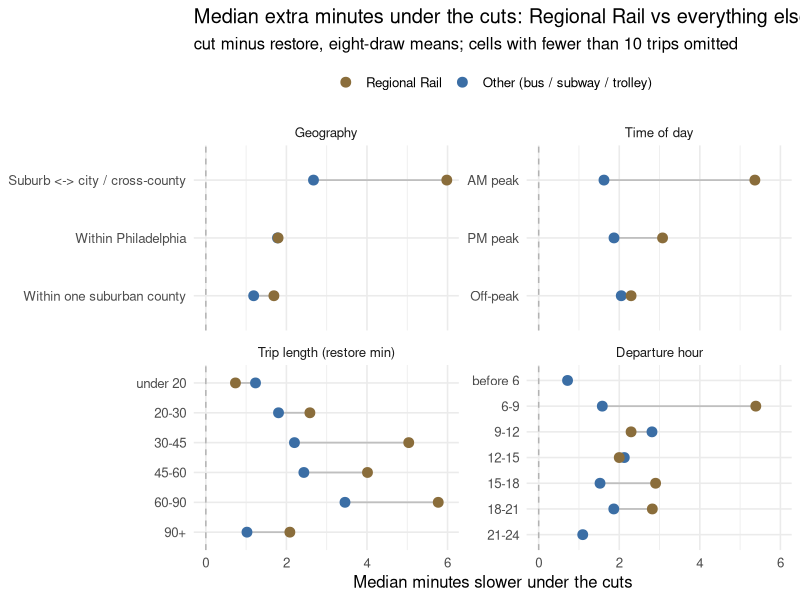

This figure's R source:
# Paths are relative to the project root (where transit-estimate.Rproj lives).
setwd(here::here())

# Regional Rail vs everything else: cut - restore, cut side by side.
#
# Input : data/transit_simple_estimates.csv          (bus / subway / trolley)
#         data/transit_regional_rail_estimates.csv   (Regional Rail)
#         data/transit_weekday_timed.csv             (for MODE and county)
# Output: tables/rail-vs-other-*.md   (markdown, pasted into report.md)
#
# Every table is the same quantity - delta = cut minus restore, on the eight-draw
# means - sliced a different way, with the two samples next to each other so the
# rail / non-rail contrast is readable without flipping between sections.

suppressPackageStartupMessages(library(data.table))

dir.create("tables", showWarnings = FALSE)

PHILA <- 42101
county_name <- c("42101" = "Philadelphia", "42091" = "Montgomery",
                 "42045" = "Delaware",     "42017" = "Bucks",
                 "42029" = "Chester")

# ---- load, keep trips routed under both scenarios ----------------------------
bus <- fread("data/transit_simple_estimates.csv")[
  !is.na(tt_cut_mean_min) & !is.na(tt_restore_mean_min)]
rail <- fread("data/transit_regional_rail_estimates.csv")[
  !is.na(tt_cut_mean_min) & !is.na(tt_restore_mean_min)]

# MODE and county are not in the slim bus table; pull them back from the
# weekday table the slim one was cut from.
wk <- fread("data/transit_weekday_timed.csv")[
  , .(record_id = RECORD_ID, mode = MODE, o_county = O_COUNTY, d_county = D_COUNTY)]
bus <- merge(bus, wk, by = "record_id", all.x = TRUE, sort = FALSE)

mode_label <- c("14" = "Bus / trolleybus", "21" = "Subway / El",
                "23" = "Trolley / light rail", "22" = "Regional Rail")

prep <- function(d, sample_label) {
  d[, `:=`(
    sample  = sample_label,
    delta   = tt_cut_mean_min - tt_restore_mean_min,
    pct     = 100 * (tt_cut_mean_min - tt_restore_mean_min) / tt_restore_mean_min,
    geo     = fifelse(o_county == PHILA & d_county == PHILA, "Within Philadelphia",
              fifelse(o_county != d_county, "Suburb <-> city / cross-county",
                      "Within one suburban county")),
    period  = c(am_peak = "AM peak", pm_peak = "PM peak",
                off_peak = "Off-peak")[peak_period],
    mode_lab = mode_label[as.character(mode)]
  )]
  d[]
}

bus  <- prep(bus,  "Other (bus / subway / trolley)")
rail <- prep(rail, "Regional Rail")

keep <- c("sample", "mode_lab", "delta", "pct", "geo", "period", "peak_period",
          "o_county", "d_county", "depart_min_of_day",
          "tt_cut_mean_min", "tt_restore_mean_min", "tt_cut_sd_min",
          "tt_restore_sd_min", "survey_travtime", "model_travtime")
all <- rbindlist(list(bus[, ..keep], rail[, ..keep]))
all[, sample := factor(sample, levels = c("Regional Rail",
                                          "Other (bus / subway / trolley)"))]

# ---- helpers ----------------------------------------------------------------
f1 <- function(x) sprintf("%.1f", x)
fs <- function(x) sprintf("%+.2f", x)   # signed, for deltas
fp <- function(x) sprintf("%.0f%%", x)

# One block of summary statistics for an arbitrary subset.
stats <- function(d) {
  list(n              = nrow(d),
       cut            = median(d$tt_cut_mean_min),
       restore        = median(d$tt_restore_mean_min),
       med_delta      = median(d$delta),
       mean_delta     = mean(d$delta),
       med_pct        = median(d$pct),
       p75            = quantile(d$delta, 0.75, names = FALSE),
       p90            = quantile(d$delta, 0.90, names = FALSE),
       share_worse    = 100 * mean(d$delta >  1),
       share_same     = 100 * mean(abs(d$delta) <= 1),
       share_better   = 100 * mean(d$delta < -1),
       share_gt5      = 100 * mean(d$delta >  5),
       share_gt10     = 100 * mean(d$delta > 10),
       share_gt20     = 100 * mean(d$delta > 20))
}

# Two samples side by side within each level of `by`; `by` may be NULL for a
# single all-trips row.
side_by_side <- function(d, by, cols, header, order_levels = NULL) {
  lv <- if (is.null(by)) "All trips" else {
    if (!is.null(order_levels)) order_levels else sort(unique(d[[by]]))
  }
  rows <- character()
  for (l in lv) {
    sub <- if (is.null(by)) d else d[get(by) == l]
    cells <- character()
    for (s in levels(d$sample)) {
      ss <- sub[sample == s]
      cells <- c(cells, if (nrow(ss) == 0) rep("--", length(cols)) else
                        vapply(cols, function(f) f(stats(ss)), character(1)))
    }
    rows <- c(rows, paste0("| ", l, " | ", paste(cells, collapse = " | "), " |"))
  }
  c(header, rows, "")
}

# column recipes ---------------------------------------------------------------
c_n     <- function(s) format(s$n, big.mark = ",")
c_med   <- function(s) fs(s$med_delta)
c_mean  <- function(s) fs(s$mean_delta)
c_pct   <- function(s) sprintf("%+.1f%%", s$med_pct)
c_cut   <- function(s) f1(s$cut)
c_res   <- function(s) f1(s$restore)

md <- character()
add <- function(...) md <<- c(md, ...)

add("<!-- generated by 07-compare-rail-vs-bus.R - do not edit by hand -->", "")

# ---- Table A: the headline, with the spread of outcomes ---------------------
add("### Table A. Regional Rail vs everything else, side by side", "",
    "| Measure | Regional Rail | Other (bus / subway / trolley) | Rail minus other |",
    "|---|---|---|---|")
rl <- all[sample == "Regional Rail"]; ot <- all[sample != "Regional Rail"]
rowAB <- function(lab, f, g = function(a, b) fs(a - b), num = identity) {
  a <- f(rl); b <- f(ot)
  add(sprintf("| %s | %s | %s | %s |", lab, num(a), num(b), g(a, b)))
}
rowAB("Trips routed under both", function(d) nrow(d),
      function(a, b) "--", function(x) format(x, big.mark = ","))
rowAB("Median time, cut",      function(d) median(d$tt_cut_mean_min),     num = f1)
rowAB("Median time, restore",  function(d) median(d$tt_restore_mean_min), num = f1)
rowAB("Median delta",          function(d) median(d$delta),               num = fs)
rowAB("Mean delta",            function(d) mean(d$delta),                 num = fs)
rowAB("Median delta, % of restore time", function(d) median(d$pct),
      function(a, b) sprintf("%+.1f pp", a - b), function(x) sprintf("%+.1f%%", x))
rowAB("75th pct delta", function(d) quantile(d$delta, .75, names = FALSE), num = fs)
rowAB("90th pct delta", function(d) quantile(d$delta, .90, names = FALSE), num = fs)
rowAB("Share > 5 min slower",  function(d) 100 * mean(d$delta > 5),  function(a, b) sprintf("%+.0f pp", a - b), fp)
rowAB("Share > 10 min slower", function(d) 100 * mean(d$delta > 10), function(a, b) sprintf("%+.0f pp", a - b), fp)
rowAB("Share > 20 min slower", function(d) 100 * mean(d$delta > 20), function(a, b) sprintf("%+.0f pp", a - b), fp)
rowAB("Share faster by > 1 min under cuts", function(d) 100 * mean(d$delta < -1),
      function(a, b) sprintf("%+.0f pp", a - b), fp)
rowAB("Share faster at all under cuts", function(d) 100 * mean(d$delta < 0),
      function(a, b) sprintf("%+.0f pp", a - b), fp)
rowAB("Median within-trip SD, cut", function(d) median(d$tt_cut_sd_min, na.rm = TRUE), num = f1)
add("")

wt <- wilcox.test(delta ~ sample, data = all)
kt <- ks.test(rl$delta, ot$delta)
add(sprintf(paste("Mann-Whitney on the two delta distributions: W = %s, p = %s.",
                  "Two-sample KS: D = %.3f, p = %s."),
            format(unname(wt$statistic), big.mark = ","),
            format.pval(wt$p.value, digits = 2, eps = 1e-10),
            unname(kt$statistic),
            format.pval(kt$p.value, digits = 2, eps = 1e-10)), "")

# ---- Table B: percentiles of the delta, side by side ------------------------
add("### Table B. Distribution of the per-trip delta", "",
    "| Percentile of delta | Regional Rail | Other | Rail minus other |",
    "|---|---|---|---|")
for (q in c(.05, .10, .25, .50, .75, .90, .95, .99)) {
  a <- quantile(rl$delta, q, names = FALSE); b <- quantile(ot$delta, q, names = FALSE)
  add(sprintf("| %s | %s | %s | %s |",
              if (q == .5) "**50th (median)**" else paste0(q * 100, "th"),
              fs(a), fs(b), fs(a - b)))
}
add(sprintf("| IQR width | %s | %s | %s |",
            f1(IQR(rl$delta)), f1(IQR(ot$delta)), fs(IQR(rl$delta) - IQR(ot$delta))), "")

# ---- Table C: direction of change ------------------------------------------
add("### Table C. Direction of the change, per trip", "",
    "| Outcome under the cuts | Regional Rail | Other |",
    "|---|---|---|")
buckets <- list("More than 20 min slower" = function(x) x > 20,
                "10 to 20 min slower"     = function(x) x > 10 & x <= 20,
                "5 to 10 min slower"      = function(x) x > 5  & x <= 10,
                "1 to 5 min slower"       = function(x) x > 1  & x <= 5,
                "Within +/- 1 min"        = function(x) abs(x) <= 1,
                "1 to 5 min faster"       = function(x) x < -1 & x >= -5,
                "More than 5 min faster"  = function(x) x < -5)
for (nm in names(buckets)) {
  fn <- buckets[[nm]]
  add(sprintf("| %s | %d (%s) | %d (%s) |", nm,
              sum(fn(rl$delta)), fp(100 * mean(fn(rl$delta))),
              sum(fn(ot$delta)), fp(100 * mean(fn(ot$delta)))))
}
add("")

# ---- Table D: matched geography ---------------------------------------------
geo_lv <- c("Suburb <-> city / cross-county", "Within Philadelphia",
            "Within one suburban county")
add(side_by_side(
  all, "geo", list(c_n, c_med, c_mean, c_pct),
  c("### Table D. By trip geography, both samples on the same buckets", "",
    "| Geography | Rail n | Rail median | Rail mean | Rail % | Other n | Other median | Other mean | Other % |",
    "|---|---|---|---|---|---|---|---|---|"),
  geo_lv))

# ---- Table E: rail's own county pairs, against the matching non-rail trips --
add("### Table E. By origin county", "",
    "| Origin county | Rail n | Rail median | Other n | Other median |",
    "|---|---|---|---|---|")
for (cy in names(sort(table(rl$o_county), decreasing = TRUE))) {
  a <- all[sample == "Regional Rail" & o_county == cy]
  b <- all[sample != "Regional Rail" & o_county == cy]
  add(sprintf("| %s | %s | %s | %s | %s |",
              county_name[cy],
              if (nrow(a)) nrow(a) else "--", if (nrow(a)) fs(median(a$delta)) else "--",
              if (nrow(b)) nrow(b) else "--", if (nrow(b)) fs(median(b$delta)) else "--"))
}
add("")

# ---- Table F: matched time of day -------------------------------------------
per_lv <- c("AM peak", "PM peak", "Off-peak")
add(side_by_side(
  all, "period", list(c_n, c_cut, c_res, c_med, c_mean),
  c("### Table F. By time of day, both samples on the same buckets", "",
    "| Period | Rail n | Rail cut | Rail restore | Rail median | Rail mean | Other n | Other cut | Other restore | Other median | Other mean |",
    "|---|---|---|---|---|---|---|---|---|---|---|"),
  per_lv))

# The interaction is the point of Table E: state it as a difference of medians.
add("| Period | Rail median delta | Other median delta | Rail minus other |",
    "|---|---|---|---|")
for (p in per_lv) {
  a <- median(all[sample == "Regional Rail" & period == p]$delta)
  b <- median(all[sample != "Regional Rail" & period == p]$delta)
  add(sprintf("| %s | %s | %s | %s |", p, fs(a), fs(b), fs(a - b)))
}
add("")

# ---- Table G: finer departure-hour bands ------------------------------------
all[, hour_band := cut(depart_min_of_day / 60,
      breaks = c(0, 6, 9, 12, 15, 18, 21, 24),
      labels = c("before 6", "6-9", "9-12", "12-15", "15-18", "18-21", "21-24"),
      right = FALSE)]
add(side_by_side(
  all, "hour_band", list(c_n, c_med),
  c("### Table G. By departure hour", "",
    "| Departure hour | Rail n | Rail median | Other n | Other median |",
    "|---|---|---|---|---|"),
  levels(all$hour_band)))

# ---- Table H: rail against each non-rail mode ------------------------------
add("### Table H. Regional Rail against each non-rail mode", "",
    "| Mode | n | Cut | Restore | Median delta | Mean delta | Median % | Share > 10 min |",
    "|---|---|---|---|---|---|---|---|")
mode_order <- c("Regional Rail", "Bus / trolleybus", "Subway / El",
                "Trolley / light rail")
for (m in mode_order) {
  s <- stats(all[mode_lab == m])
  add(sprintf("| %s | %s | %s | %s | %s | %s | %s | %s |",
              if (m == "Regional Rail") paste0("**", m, "**") else m,
              c_n(s), f1(s$cut), f1(s$restore), fs(s$med_delta),
              fs(s$mean_delta), sprintf("%+.1f%%", s$med_pct), fp(s$share_gt10)))
}
add("")

# ---- Table I: rail legs vs the bus legs that feed a station -----------------
rail_split <- rail[, .(n = .N, cut = median(tt_cut_mean_min),
                       restore = median(tt_restore_mean_min),
                       med = median(delta), mean = mean(delta)), by = rr_role]
setorder(rail_split, -n)
add("### Table I. Within the rail sample: train legs vs feeder legs", "",
    "| Leg type | n | Cut | Restore | Median delta | Mean delta |",
    "|---|---|---|---|---|---|")
for (i in seq_len(nrow(rail_split))) {
  r <- rail_split[i]
  add(sprintf("| %s | %d | %s | %s | %s | %s |",
              c(rail_leg = "Rail leg", feeder_leg = "Feeder bus / subway leg")[r$rr_role],
              r$n, f1(r$cut), f1(r$restore), fs(r$med), fs(r$mean)))
}
add("")

# ---- Table J: by trip length ------------------------------------------------
# Banded on restored-scenario time so the bands do not move between scenarios.
all[, len_band := cut(tt_restore_mean_min,
      breaks = c(0, 20, 30, 45, 60, 90, Inf),
      labels = c("under 20", "20-30", "30-45", "45-60", "60-90", "90+"),
      right = FALSE)]
add(side_by_side(
  all, "len_band", list(c_n, c_med, c_pct),
  c("### Table J. By trip length (restored-scenario minutes)", "",
    "| Restore time | Rail n | Rail median | Rail % | Other n | Other median | Other % |",
    "|---|---|---|---|---|---|---|"),
  levels(all$len_band)))

# ---- Table K: scenario effect against departure-time noise ------------------
add("### Table K. Scenario effect against departure-time noise", "",
    "| Measure | Regional Rail | Other |",
    "|---|---|---|")
# Three bus trips routed fewer than two departures and have no SD; drop them
# from the SD medians only.
noise <- function(d) c(median(d$tt_cut_sd_min, na.rm = TRUE),
                       median(d$tt_restore_sd_min, na.rm = TRUE),
                       median(d$delta), mean(d$delta))
a <- noise(rl); b <- noise(ot)
add(sprintf("| Median within-trip SD, cut | %s | %s |", f1(a[1]), f1(b[1])),
    sprintf("| Median within-trip SD, restore | %s | %s |", f1(a[2]), f1(b[2])),
    sprintf("| Median delta | %s | %s |", fs(a[3]), fs(b[3])),
    sprintf("| Mean delta / median SD | %s | %s |",
            f1(a[4] / a[1]), f1(b[4] / b[1])), "")

# The figure needs ASCII for the plot font; the markdown does not.
md <- gsub("Suburb <-> city", "Suburb \u2194 city", md, fixed = TRUE)
md <- gsub("+/- 1 min", "\u00b1 1 min", md, fixed = TRUE)

# Rscript may not be in a UTF-8 locale; write the bytes rather than let
# writeLines re-encode the two non-ASCII characters into <U+....> escapes.
con <- file("tables/rail-vs-other.md", open = "wb")
writeLines(enc2utf8(md), con, useBytes = TRUE)
close(con)
cat("wrote tables/rail-vs-other.md (", length(md), "lines )\n")
cat("rail n =", nrow(rl), " other n =", nrow(ot), "\n")

# ---- Figure: the rail / non-rail gap across every slice ---------------------
# One panel per slicing, median delta for each sample, so the gap (or its
# absence) is visible without reading the numbers.
suppressPackageStartupMessages(library(ggplot2))

slice_medians <- function(by, panel, lv = NULL) {
  d <- all[!is.na(get(by)), .(med = median(delta), n = .N), by = c("sample", by)]
  setnames(d, by, "level")
  d[, `:=`(panel = panel,
           level = factor(as.character(level),
                          levels = rev(if (is.null(lv)) sort(unique(as.character(level)))
                                       else lv)))]
  d[n >= 10]   # thin cells read as noise on a dot plot
}

fig <- rbindlist(list(
  slice_medians("geo",       "Geography",       geo_lv),
  slice_medians("period",    "Time of day",     per_lv),
  slice_medians("len_band",  "Trip length (restore min)", levels(all$len_band)),
  slice_medians("hour_band", "Departure hour",  levels(all$hour_band))
), use.names = TRUE)
fig[, panel := factor(panel, levels = c("Geography", "Time of day",
                                        "Trip length (restore min)", "Departure hour"))]

ggsave("figures/05-rail-vs-other-slices.png",
  ggplot(fig, aes(med, level, colour = sample)) +
    geom_vline(xintercept = 0, colour = "grey70", linetype = "dashed") +
    geom_line(aes(group = level), colour = "grey75", linewidth = 0.6) +
    geom_point(size = 3) +
    facet_wrap(~panel, scales = "free_y", ncol = 2) +
    scale_colour_manual(values = c("Regional Rail" = "#8a6d3b",
                                   "Other (bus / subway / trolley)" = "#3b6ea5")) +
    theme_minimal(base_size = 12) +
    theme(legend.position = "top") +
    labs(title = "Median extra minutes under the cuts: Regional Rail vs everything else",
         subtitle = "cut minus restore, eight-draw means; cells with fewer than 10 trips omitted",
         x = "Median minutes slower under the cuts", y = NULL, colour = NULL),
  width = 10, height = 7, dpi = 150)
cat("wrote figures/05-rail-vs-other-slices.png\n")
